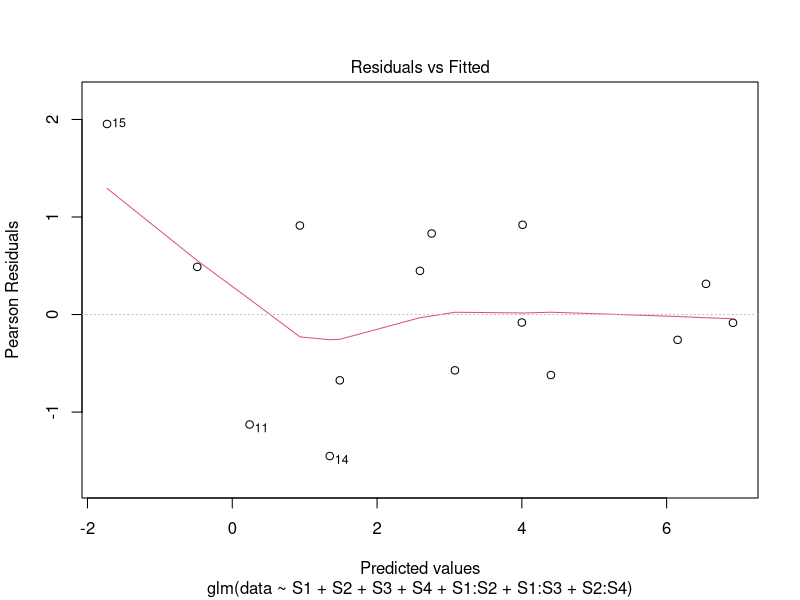
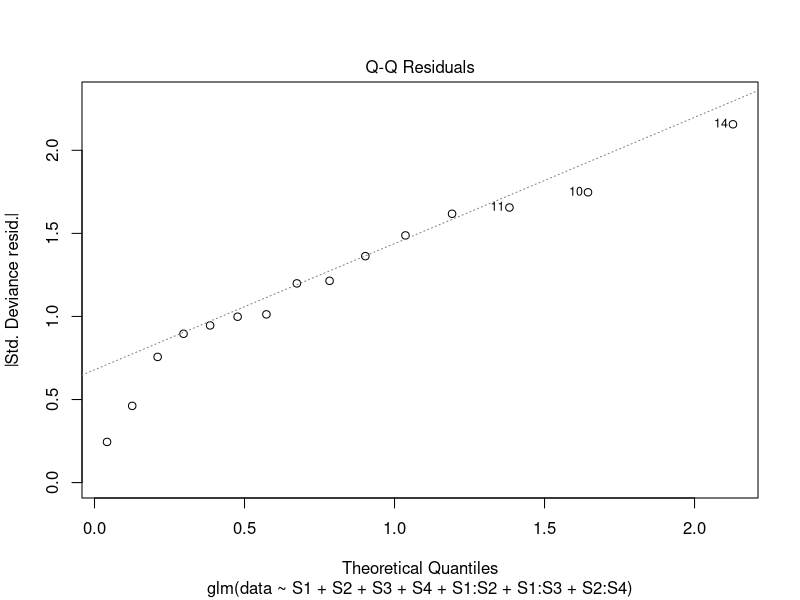
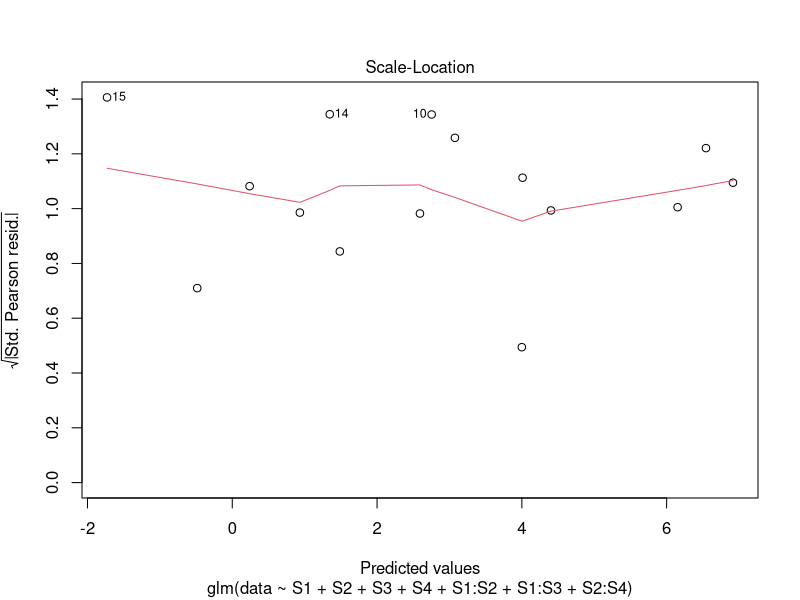
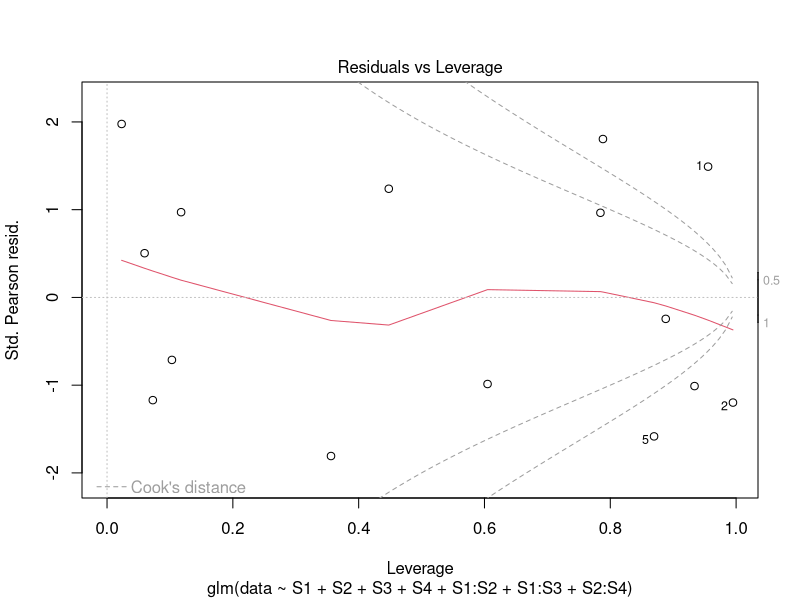

The R script that drew these images, in order:
# Load package
library(MASS)

# Read in the data
data <- c(703,1006,76,464,19,62,4,54,3,19,0,15,1,1,1)
# S1- Local authority
S1 <- c(0,0,0,0,0,0,0,1,1,1,1,1,1,1,1)
# S2 - Non-government organisation
S2 <- c(0,0,0,1,1,1,1,0,0,0,0,1,1,1,1)
# S3 - Police force
S3 <- c(0,1,1,0,0,1,1,0,0,1,1,0,0,1,1)
# S4 - Government organisation
S4 <- c(1,0,1,0,1,0,1,0,1,0,1,0,1,0,1)

# Initial Model
# fit the initial model without any interaction terms
initial.model <- glm(data~S1+S2+S3+S4,
             family = poisson(link = "log"))
summary(initial.model)
# todo: interpret coefficients

# Adding interaction terms
# fit the full model with interaction terms between each two lists
full.model <- glm(data~S1+S2+S3+S4+S1:S2+S1:S3+S1:S4+S2:S3+S2:S4+S3:S4, 
             family = poisson(link = "log"))
summary(full.model)
# todo : interpret coefficients, which interaction terms are significant?

# Model selection
# Using AIC value as relative goodness of fit in model selection
# stepwise regression in both direction to figure out the best performed model 
# according to the AIC value
step.model <-stepAIC(full.model, direction = "both", trace = TRUE)
summary(step.model)
# todo: interpret coefficients

# todo: decide which absolute goodness of fit should be used for final model
#       and interpret

# Checking model assumptions
# some model diagnostic charts including residual plot and normal q-q plot
plot(step.model)

# Attain the estimate of total population size N
# use intercept to achieve MLE for y0000 and calculate the estimate of the total 
# population size N
beta0 <- step.model$coefficients[1]
y0000 <- exp(beta0)
y0000
N <- sum(data)+y0000
N

# Attain the confidence interval for N
conf <- confint(profile(step.model,level = 0.95))[1,c(1,2)]
conf
lb_exp <- exp(conf[1])+sum(data)
ub_exp <- exp(conf[2])+sum(data)
cat("The 95% confidence interval for N is [",lb_exp,",",ub_exp,"].",sep = "")
